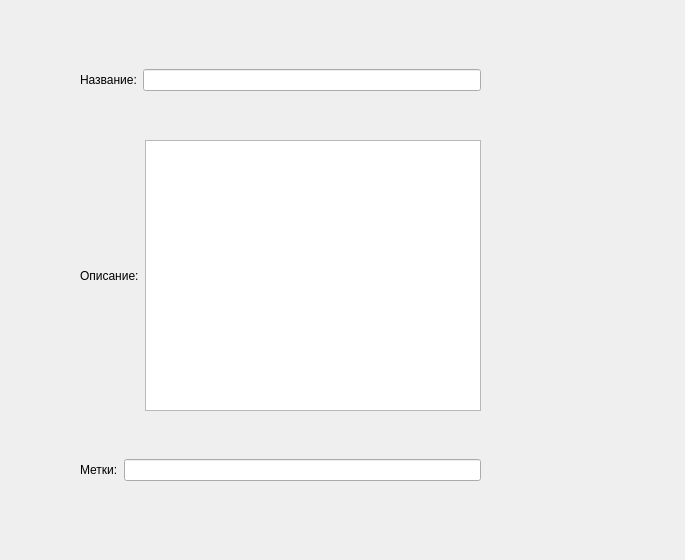
<?xml version="1.0" encoding="UTF-8"?>
<ui version="4.0">
 <class>Form</class>
 <widget class="QWidget" name="Form">
  <property name="geometry">
   <rect>
    <x>0</x>
    <y>0</y>
    <width>685</width>
    <height>560</height>
   </rect>
  </property>
  <property name="windowTitle">
   <string>Form</string>
  </property>
  <widget class="QWidget" name="horizontalLayoutWidget">
   <property name="geometry">
    <rect>
     <x>80</x>
     <y>40</y>
     <width>401</width>
     <height>80</height>
    </rect>
   </property>
   <layout class="QHBoxLayout" name="horizontalLayout">
    <item>
     <widget class="QLabel" name="label">
      <property name="text">
       <string>Название:</string>
      </property>
     </widget>
    </item>
    <item>
     <widget class="QLineEdit" name="lineEdit">
      <property name="readOnly">
       <bool>true</bool>
      </property>
     </widget>
    </item>
   </layout>
  </widget>
  <widget class="QWidget" name="horizontalLayoutWidget_2">
   <property name="geometry">
    <rect>
     <x>80</x>
     <y>140</y>
     <width>401</width>
     <height>271</height>
    </rect>
   </property>
   <layout class="QHBoxLayout" name="horizontalLayout_2">
    <item>
     <widget class="QLabel" name="label_2">
      <property name="text">
       <string>Описание:</string>
      </property>
     </widget>
    </item>
    <item>
     <widget class="QPlainTextEdit" name="plainTextEdit">
      <property name="readOnly">
       <bool>true</bool>
      </property>
      <property name="plainText">
       <string/>
      </property>
     </widget>
    </item>
   </layout>
  </widget>
  <widget class="QWidget" name="horizontalLayoutWidget_3">
   <property name="geometry">
    <rect>
     <x>80</x>
     <y>430</y>
     <width>401</width>
     <height>80</height>
    </rect>
   </property>
   <layout class="QHBoxLayout" name="horizontalLayout_3">
    <item>
     <widget class="QLabel" name="label_3">
      <property name="text">
       <string>Метки:</string>
      </property>
     </widget>
    </item>
    <item>
     <widget class="QLineEdit" name="lineEdit_2">
      <property name="readOnly">
       <bool>true</bool>
      </property>
     </widget>
    </item>
   </layout>
  </widget>
 </widget>
 <resources/>
 <connections/>
</ui>
